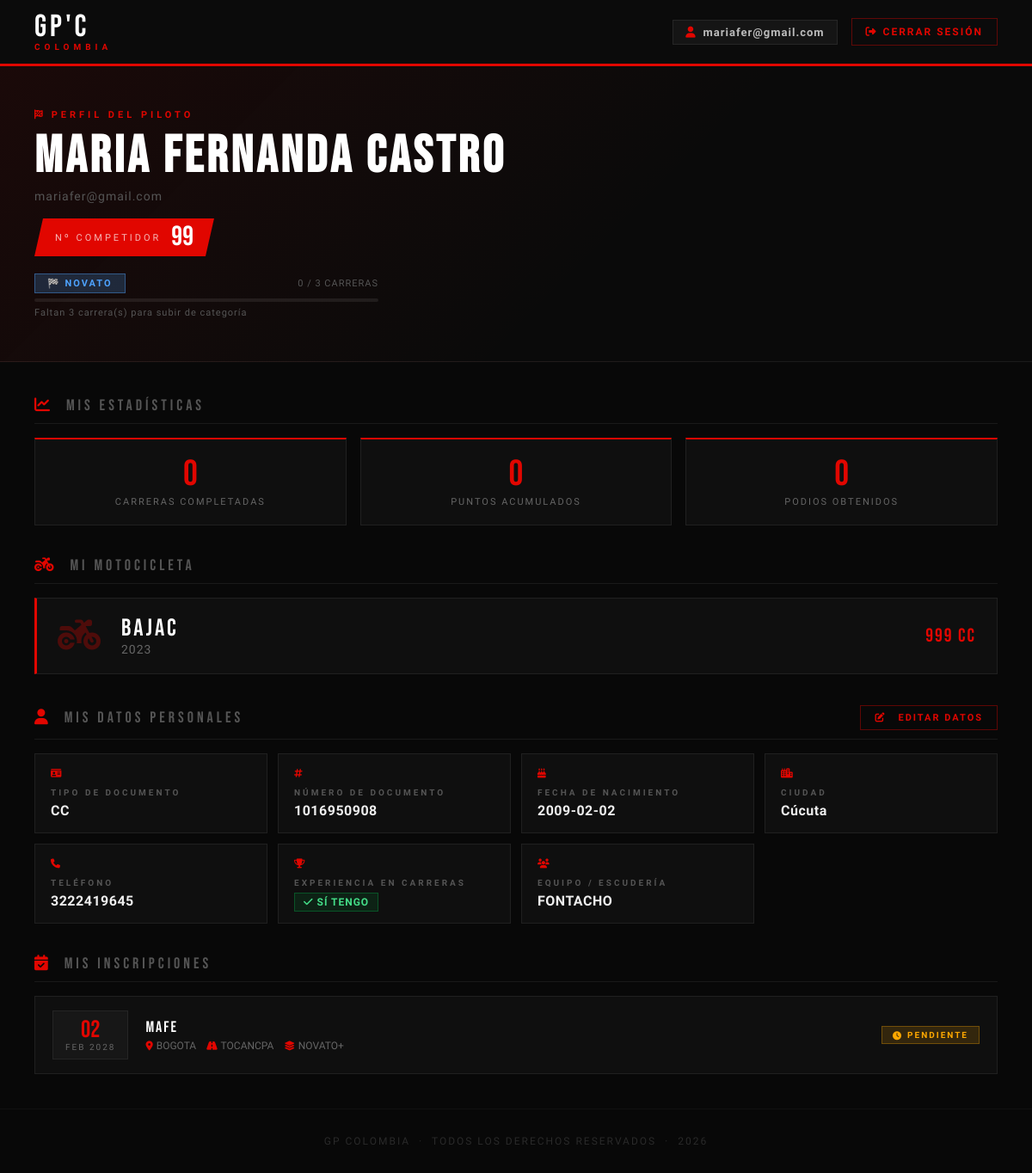
/dashboard (signed in), run on the app's committed database.
### models.py (models this page shows)
class Usuario(SQLModel, table=True):
    __tablename__ = "usuarios"
    id: Optional[int] = Field(default=None, primary_key=True)
    competidor_id: int = Field(foreign_key="competidores.id", unique=True)
    correo: str = Field(unique=True, index=True)
    password_hash: str
    activo: bool = Field(default=True)
    creado_en: datetime = Field(default_factory=datetime.utcnow)
    ultimo_acceso: Optional[datetime] = None

class Competidor(SQLModel, table=True):
    __tablename__ = "competidores"
    id: Optional[int] = Field(default=None, primary_key=True)
    nombre_completo: str
    tipo_documento: str
    numero_documento: str
    fecha_nacimiento: date
    ciudad: str
    telefono: str
    correo: str
    equipo: Optional[str] = None
    experiencia: str
    categoria: str = Field(default="novato")
    marca_motocicleta: str
    modelo_motocicleta: str
    cilindraje_motor: int
    numero_competidor: int
    acepta_terminos: bool
    carreras_completadas: int = Field(default=0)
    podios: int = Field(default=0)
    puntos_totales: int = Field(default=0)

class Carrera(SQLModel, table=True):
    __tablename__ = "carreras"
    id: Optional[int] = Field(default=None, primary_key=True)
    nombre: str
    descripcion: str
    ubicacion: str
    fecha: date
    hora: Optional[str] = None                    # HH:MM en formato 24h
    categoria_minima: str = Field(default="novato")
    cupos_totales: int = Field(default=30)
    inscritos: int = Field(default=0)
    activa: bool = Field(default=True)
    imagen_url: Optional[str] = None
    circuito: Optional[str] = None
    longitud_pista_km: Optional[float] = None
    vueltas: Optional[int] = None
    puntos_primer_lugar: int = Field(default=25)
    puntos_segundo_lugar: int = Field(default=18)
    puntos_tercer_lugar: int = Field(default=15)
    creado_en: datetime = Field(default_factory=datetime.utcnow)

### main.py (the view)
@app.get("/dashboard", response_class=HTMLResponse)
def show_dashboard(
    request: Request,
    current_user: dict = Depends(get_current_user),
    session: Session = Depends(get_session)
):
    usuario = session.get(Usuario, current_user["user_id"])
    if not usuario:
        return RedirectResponse(url="/login", status_code=303)
    competidor = session.exec(
        select(Competidor).where(Competidor.id == usuario.competidor_id)
    ).first()
    historial = []
    umbral_siguiente = None
    progreso_pct = 0
    if competidor:
        inscripciones = session.exec(
            select(InscripcionCarrera)
            .where(InscripcionCarrera.competidor_id == competidor.id)
            .order_by(InscripcionCarrera.inscrito_en.desc())
        ).all()
        for insc in inscripciones:
            carrera = session.get(Carrera, insc.carrera_id)
            if carrera:
                historial.append({"inscripcion": insc, "carrera": carrera})
        nueva_cat = calcular_categoria(competidor.carreras_completadas, competidor.categoria)
        if nueva_cat != competidor.categoria:
            competidor.categoria = nueva_cat
            session.add(competidor)
            session.commit()
        umbral_siguiente = UMBRALES_CATEGORIA.get(competidor.categoria)
        if umbral_siguiente:
            progreso_pct = min(int((competidor.carreras_completadas / umbral_siguiente) * 100), 100)
        else:
            progreso_pct = 100
    return templates.TemplateResponse("dashboard.html", {
        "request":          request,
        "usuario":          usuario,
        "competidor":       competidor,
        "historial":        historial,
        "umbral_siguiente": umbral_siguiente,
        "progreso_pct":     progreso_pct,
        "categorias_label": CATEGORIAS_LABEL,
        "umbrales":         UMBRALES_CATEGORIA,
    })

### templates/dashboard.html (shortened to what this page needs)
<!DOCTYPE html>
<html lang="es">
<head>
    <link rel="stylesheet" href="https://cdnjs.cloudflare.com/ajax/libs/font-awesome/6.5.0/css/all.min.css">
</head>
<body>
    <header class="dash-header">
        <a href="/" style="text-decoration:none;">
            <div class="dash-logo">
                <span class="dash-logo-main">GP'C</span>
                <span class="dash-logo-sub">COLOMBIA</span>
            </div>
        </a>
        <div class="dash-header-right">
            <div class="user-chip">
                <i class="fa-solid fa-user"></i>
                {{ usuario.correo }}
            </div>
            <a href="/logout" class="btn-logout">
                <i class="fa-solid fa-right-from-bracket"></i>
                CERRAR SESIÓN
            </a>
        </div>
    </header>
    <section class="dash-hero">
        <div class="hero-inner">
            <div class="hero-label"><i class="fa-solid fa-flag-checkered"></i> PERFIL DEL PILOTO</div>
            <h1 class="hero-nombre">{{ competidor.nombre_completo if competidor else "—" }}</h1>
            <div class="hero-correo">{{ usuario.correo }}</div>
            {% if competidor %}
            <div class="numero-badge">
                <span class="numero-label">Nº COMPETIDOR</span>
                <span class="numero-valor">{{ competidor.numero_competidor }}</span>
            </div>
            <div class="categoria-wrap">
                <div class="categoria-top">
                    <span class="categoria-badge cat-{{ competidor.categoria }}">
                        {% if competidor.categoria == 'novato' %}🏁
                        {% elif competidor.categoria == 'intermedio' %}⚡
                        {% elif competidor.categoria == 'experto' %}🏆
                        {% else %}👑{% endif %}
                        {{ categorias_label.get(competidor.categoria, competidor.categoria | upper) }}
                    </span>
                    {% if umbral_siguiente %}
                    <span class="progreso-texto">{{ competidor.carreras_completadas }} / {{ umbral_siguiente }} CARRERAS</span>
                    {% else %}
                    <span class="progreso-texto">NIVEL MÁXIMO</span>
                    {% endif %}
                </div>
                <div class="progreso-barra-wrap">
                </div>
                {% if umbral_siguiente %}
                <span class="progreso-texto">Faltan {{ umbral_siguiente - competidor.carreras_completadas }} carrera(s) para subir de categoría</span>
                {% endif %}
            </div>
            {% endif %}
        </div>
    </section>
    <main class="dash-content">
        {% if competidor %}
        <div class="section-title"><span><i class="fa-solid fa-chart-line"></i> MIS ESTADÍSTICAS</span></div>
        <div class="stats-grid">
            <div class="stat-card">
                <div class="stat-num">{{ competidor.carreras_completadas }}</div>
                <div class="stat-label">CARRERAS COMPLETADAS</div>
            </div>
            <div class="stat-card">
                <div class="stat-num">{{ competidor.puntos_totales }}</div>
                <div class="stat-label">PUNTOS ACUMULADOS</div>
            </div>
            <div class="stat-card">
                <div class="stat-num">{{ competidor.podios }}</div>
                <div class="stat-label">PODIOS OBTENIDOS</div>
            </div>
        </div>
        <div class="section-title"><span><i class="fa-solid fa-motorcycle"></i> MI MOTOCICLETA</span></div>
        <div class="moto-card">
            <div class="moto-icon"><i class="fa-solid fa-motorcycle"></i></div>
            <div class="moto-info">
                <div class="moto-marca">{{ competidor.marca_motocicleta | upper }}</div>
                <div class="moto-modelo">{{ competidor.modelo_motocicleta }}</div>
            </div>
            <div class="moto-cc">{{ competidor.cilindraje_motor }} CC</div>
        </div>
        <div class="section-title">
            <span><i class="fa-solid fa-user"></i> MIS DATOS PERSONALES</span>
            <button class="btn-editar-perfil" onclick="abrirModalEditar()">
                <i class="fa-solid fa-pen-to-square"></i> EDITAR DATOS
            </button>
        </div>
        <div class="info-grid">
            <div class="info-card">
                <div class="info-card-icon"><i class="fa-solid fa-id-card"></i></div>
                <div class="info-card-label">TIPO DE DOCUMENTO</div>
                <div class="info-card-value">{{ competidor.tipo_documento | upper }}</div>
            </div>
            <div class="info-card">
                <div class="info-card-icon"><i class="fa-solid fa-hashtag"></i></div>
                <div class="info-card-label">NÚMERO DE DOCUMENTO</div>
                <div class="info-card-value">{{ competidor.numero_documento }}</div>
            </div>
            <div class="info-card">
                <div class="info-card-icon"><i class="fa-solid fa-cake-candles"></i></div>
                <div class="info-card-label">FECHA DE NACIMIENTO</div>
                <div class="info-card-value">{{ competidor.fecha_nacimiento }}</div>
            </div>
            <div class="info-card">
                <div class="info-card-icon"><i class="fa-solid fa-city"></i></div>
                <div class="info-card-label">CIUDAD</div>
                <div class="info-card-value">{{ competidor.ciudad }}</div>
            </div>
            <div class="info-card">
                <div class="info-card-icon"><i class="fa-solid fa-phone"></i></div>
                <div class="info-card-label">TELÉFONO</div>
                <div class="info-card-value">{{ competidor.telefono }}</div>
            </div>
            <div class="info-card">
                <div class="info-card-icon"><i class="fa-solid fa-trophy"></i></div>
                <div class="info-card-label">EXPERIENCIA EN CARRERAS</div>
                <div class="info-card-value">
                    {% if competidor.experiencia == 'si' %}
                    <span class="badge-si"><i class="fa-solid fa-check"></i> SÍ TENGO</span>
                    {% else %}
                    <span class="badge-no"><i class="fa-solid fa-xmark"></i> AÚN NO</span>
                    {% endif %}
                </div>
            </div>
            {% if competidor.equipo %}
            <div class="info-card">
                <div class="info-card-icon"><i class="fa-solid fa-users"></i></div>
                <div class="info-card-label">EQUIPO / ESCUDERÍA</div>
                <div class="info-card-value">{{ competidor.equipo }}</div>
            </div>
            {% endif %}
        </div>
        <div class="section-title">
            <span><i class="fa-solid fa-calendar-check"></i> MIS INSCRIPCIONES</span>
        </div>
        {% if historial and historial | length > 0 %}
        <div class="historial-lista">
            {% for item in historial %}
            {% set insc   = item.inscripcion %}
            {% set carrera = item.carrera %}
            <div class="historial-item">
                <div class="historial-fecha">
                    <span class="historial-fecha-dia">{{ carrera.fecha.strftime('%d') }}</span>
                    <span class="historial-fecha-mes">{{ carrera.fecha.strftime('%b %Y') | upper }}</span>
                </div>
                <div class="historial-info">
                    <div class="historial-nombre">{{ carrera.nombre }}</div>
                    <div class="historial-meta">
                        <span><i class="fa-solid fa-location-dot"></i> {{ carrera.ubicacion }}</span>
                        {% if carrera.circuito %}
                        <span><i class="fa-solid fa-road"></i> {{ carrera.circuito }}</span>
                        {% endif %}
                        <span><i class="fa-solid fa-layer-group"></i> {{ carrera.categoria_minima | upper }}+</span>
                    </div>
                </div>
                <div class="historial-estado">
                    {% if insc.estado == 'pendiente' %}
                    <span class="badge-estado-inscripcion estado-pendiente"><i class="fa-solid fa-clock"></i> PENDIENTE</span>
                    {% elif insc.estado == 'confirmada' %}
                    <span class="badge-estado-inscripcion estado-confirmada"><i class="fa-solid fa-circle-check"></i> CONFIRMADA</span>
                    {% elif insc.estado == 'participó' %}
                    <span class="badge-estado-inscripcion estado-participo"><i class="fa-solid fa-flag-checkered"></i> PARTICIPÓ</span>
                    {% else %}
                    <span class="badge-estado-inscripcion estado-ausente"><i class="fa-solid fa-ban"></i> NO ASISTIÓ</span>
                    {% endif %}
                </div>
            </div>
            {% endfor %}
        </div>
        {% else %}
        <div class="historial-vacio">
            <i class="fa-solid fa-calendar-xmark"></i>
            <p>AÚN NO TE HAS INSCRITO EN NINGUNA CARRERA.</p>
            <a href="/carreras">VER CALENDARIO Y COMPETENCIAS DISPONIBLES →</a>
        </div>
        {% endif %}
        {% else %}
        <div style="text-align:center; padding:60px; color:#444;">
            <i class="fa-solid fa-triangle-exclamation" style="font-size:48px; margin-bottom:16px; display:block;"></i>
            <p style="letter-spacing:2px;">NO SE ENCONTRÓ INFORMACIÓN DE COMPETIDOR VINCULADA A ESTA CUENTA.</p>
        </div>
        {% endif %}
    </main>
    <footer class="dash-footer">
        GP COLOMBIA &nbsp;·&nbsp; TODOS LOS DERECHOS RESERVADOS &nbsp;·&nbsp; 2026
    </footer>
</body>
</html>

### data on the page
Usuario: correo "mariafer@gmail.com"
Competidor: nombre_completo "MARIA FERNANDA CASTRO", numero_competidor "99", get "NOVATO", carreras_completadas "0", umbral_siguiente-competidor.carreras_completadas "3", puntos_totales "0", podios "0", marca_motocicleta "BAJAC", modelo_motocicleta "2023", cilindraje_motor "999", tipo_documento "CC", numero_documento "1016950908", fecha_nacimiento "2009-02-02", ciudad "Cúcuta", telefono "3222419645", equipo "FONTACHO"
Carrera: fecha "02", fecha "FEB 2028", nombre "MAFE", ubicacion "BOGOTA", circuito "TOCANCPA", categoria_minima "NOVATO"

### other printed values
{{ umbral_siguiente }} "3"
